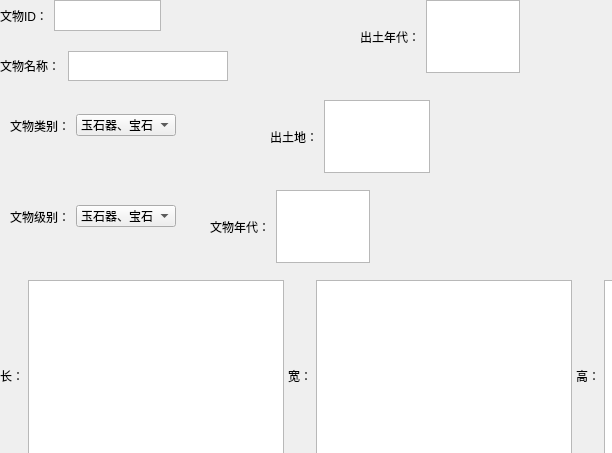
<?xml version="1.0" encoding="UTF-8"?>
<ui version="4.0">
 <class>ModifyWindow</class>
 <widget class="QDialog" name="ModifyWindow">
  <property name="geometry">
   <rect>
    <x>0</x>
    <y>0</y>
    <width>612</width>
    <height>453</height>
   </rect>
  </property>
  <property name="windowTitle">
   <string>Dialog</string>
  </property>
  <widget class="QDialogButtonBox" name="buttonBox">
   <property name="geometry">
    <rect>
     <x>380</x>
     <y>380</y>
     <width>161</width>
     <height>32</height>
    </rect>
   </property>
   <property name="orientation">
    <enum>Qt::Horizontal</enum>
   </property>
   <property name="standardButtons">
    <set>QDialogButtonBox::Cancel|QDialogButtonBox::Ok</set>
   </property>
  </widget>
  <widget class="QWidget" name="horizontalLayoutWidget">
   <property name="geometry">
    <rect>
     <x>0</x>
     <y>0</y>
     <width>161</width>
     <height>31</height>
    </rect>
   </property>
   <layout class="QHBoxLayout" name="horizontalLayout">
    <item>
     <widget class="QLabel" name="label">
      <property name="text">
       <string>文物ID：</string>
      </property>
     </widget>
    </item>
    <item>
     <widget class="QTextEdit" name="textEdit"/>
    </item>
   </layout>
  </widget>
  <widget class="QWidget" name="horizontalLayoutWidget_2">
   <property name="geometry">
    <rect>
     <x>210</x>
     <y>190</y>
     <width>160</width>
     <height>73</height>
    </rect>
   </property>
   <layout class="QHBoxLayout" name="horizontalLayout_2">
    <item>
     <widget class="QLabel" name="label_2">
      <property name="text">
       <string>文物年代：</string>
      </property>
     </widget>
    </item>
    <item>
     <widget class="QTextEdit" name="textEdit_2"/>
    </item>
   </layout>
  </widget>
  <widget class="QWidget" name="horizontalLayoutWidget_3">
   <property name="geometry">
    <rect>
     <x>360</x>
     <y>0</y>
     <width>160</width>
     <height>73</height>
    </rect>
   </property>
   <layout class="QHBoxLayout" name="horizontalLayout_3">
    <item>
     <widget class="QLabel" name="label_3">
      <property name="text">
       <string>出土年代：</string>
      </property>
     </widget>
    </item>
    <item>
     <widget class="QTextEdit" name="textEdit_3"/>
    </item>
   </layout>
  </widget>
  <widget class="QWidget" name="horizontalLayoutWidget_4">
   <property name="geometry">
    <rect>
     <x>0</x>
     <y>50</y>
     <width>228</width>
     <height>32</height>
    </rect>
   </property>
   <layout class="QHBoxLayout" name="horizontalLayout_4">
    <item>
     <widget class="QLabel" name="label_4">
      <property name="minimumSize">
       <size>
        <width>0</width>
        <height>30</height>
       </size>
      </property>
      <property name="maximumSize">
       <size>
        <width>16777215</width>
        <height>30</height>
       </size>
      </property>
      <property name="text">
       <string>文物名称：</string>
      </property>
     </widget>
    </item>
    <item>
     <widget class="QTextEdit" name="textEdit_4">
      <property name="minimumSize">
       <size>
        <width>160</width>
        <height>30</height>
       </size>
      </property>
      <property name="maximumSize">
       <size>
        <width>160</width>
        <height>30</height>
       </size>
      </property>
     </widget>
    </item>
   </layout>
  </widget>
  <widget class="QWidget" name="horizontalLayoutWidget_5">
   <property name="geometry">
    <rect>
     <x>270</x>
     <y>100</y>
     <width>160</width>
     <height>73</height>
    </rect>
   </property>
   <layout class="QHBoxLayout" name="horizontalLayout_5">
    <item>
     <widget class="QLabel" name="label_5">
      <property name="text">
       <string>出土地：</string>
      </property>
     </widget>
    </item>
    <item>
     <widget class="QTextEdit" name="textEdit_5"/>
    </item>
   </layout>
  </widget>
  <widget class="QWidget" name="horizontalLayoutWidget_6">
   <property name="geometry">
    <rect>
     <x>10</x>
     <y>110</y>
     <width>166</width>
     <height>31</height>
    </rect>
   </property>
   <layout class="QHBoxLayout" name="horizontalLayout_6">
    <item>
     <widget class="QLabel" name="label_6">
      <property name="text">
       <string>文物类别：</string>
      </property>
     </widget>
    </item>
    <item>
     <widget class="QComboBox" name="comboBox">
      <item>
       <property name="text">
        <string>玉石器、宝石</string>
       </property>
      </item>
      <item>
       <property name="text">
        <string>不可移动文物</string>
       </property>
      </item>
      <item>
       <property name="text">
        <string>可移动文物</string>
       </property>
      </item>
     </widget>
    </item>
   </layout>
  </widget>
  <widget class="QWidget" name="horizontalLayoutWidget_7">
   <property name="geometry">
    <rect>
     <x>10</x>
     <y>180</y>
     <width>166</width>
     <height>73</height>
    </rect>
   </property>
   <layout class="QHBoxLayout" name="horizontalLayout_7">
    <item>
     <widget class="QLabel" name="label_7">
      <property name="text">
       <string>文物级别：</string>
      </property>
     </widget>
    </item>
    <item>
     <widget class="QComboBox" name="comboBox_2">
      <item>
       <property name="text">
        <string>玉石器、宝石</string>
       </property>
      </item>
      <item>
       <property name="text">
        <string>不可移动文物</string>
       </property>
      </item>
      <item>
       <property name="text">
        <string>可移动文物</string>
       </property>
      </item>
     </widget>
    </item>
   </layout>
  </widget>
  <widget class="QWidget" name="horizontalLayoutWidget_8">
   <property name="geometry">
    <rect>
     <x>0</x>
     <y>280</y>
     <width>551</width>
     <height>41</height>
    </rect>
   </property>
   <layout class="QHBoxLayout" name="horizontalLayout_8">
    <property name="spacing">
     <number>4</number>
    </property>
    <property name="sizeConstraint">
     <enum>QLayout::SetFixedSize</enum>
    </property>
    <property name="topMargin">
     <number>0</number>
    </property>
    <property name="bottomMargin">
     <number>0</number>
    </property>
    <item>
     <widget class="QLabel" name="label_8">
      <property name="text">
       <string>长：</string>
      </property>
     </widget>
    </item>
    <item>
     <widget class="QTextEdit" name="textEdit_6"/>
    </item>
    <item>
     <widget class="QLabel" name="label_10">
      <property name="text">
       <string>宽：</string>
      </property>
     </widget>
    </item>
    <item>
     <widget class="QTextEdit" name="textEdit_8"/>
    </item>
    <item>
     <widget class="QLabel" name="label_9">
      <property name="text">
       <string>高：</string>
      </property>
     </widget>
    </item>
    <item>
     <widget class="QTextEdit" name="textEdit_7"/>
    </item>
   </layout>
  </widget>
  <zorder>buttonBox</zorder>
  <zorder>horizontalLayoutWidget</zorder>
  <zorder>horizontalLayoutWidget_2</zorder>
  <zorder>horizontalLayoutWidget_3</zorder>
  <zorder>horizontalLayoutWidget_4</zorder>
  <zorder>horizontalLayoutWidget_5</zorder>
  <zorder>horizontalLayoutWidget_6</zorder>
  <zorder>horizontalLayoutWidget_7</zorder>
  <zorder>horizontalLayoutWidget_8</zorder>
  <zorder>textEdit_8</zorder>
 </widget>
 <resources/>
 <connections>
  <connection>
   <sender>buttonBox</sender>
   <signal>accepted()</signal>
   <receiver>ModifyWindow</receiver>
   <slot>accept()</slot>
   <hints>
    <hint type="sourcelabel">
     <x>248</x>
     <y>254</y>
    </hint>
    <hint type="destinationlabel">
     <x>157</x>
     <y>274</y>
    </hint>
   </hints>
  </connection>
  <connection>
   <sender>buttonBox</sender>
   <signal>rejected()</signal>
   <receiver>ModifyWindow</receiver>
   <slot>reject()</slot>
   <hints>
    <hint type="sourcelabel">
     <x>316</x>
     <y>260</y>
    </hint>
    <hint type="destinationlabel">
     <x>286</x>
     <y>274</y>
    </hint>
   </hints>
  </connection>
 </connections>
</ui>
